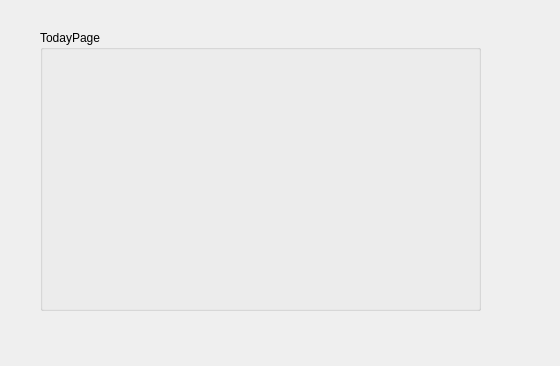
<?xml version="1.0" encoding="UTF-8"?>
<ui version="4.0">
 <class>todaypage</class>
 <widget class="QDialog" name="todaypage">
  <property name="geometry">
   <rect>
    <x>0</x>
    <y>0</y>
    <width>560</width>
    <height>366</height>
   </rect>
  </property>
  <property name="windowTitle">
   <string>Dialog</string>
  </property>
  <widget class="QGroupBox" name="groupBox">
   <property name="geometry">
    <rect>
     <x>40</x>
     <y>30</y>
     <width>441</width>
     <height>281</height>
    </rect>
   </property>
   <property name="title">
    <string>TodayPage</string>
   </property>
  </widget>
 </widget>
 <resources/>
 <connections/>
</ui>
